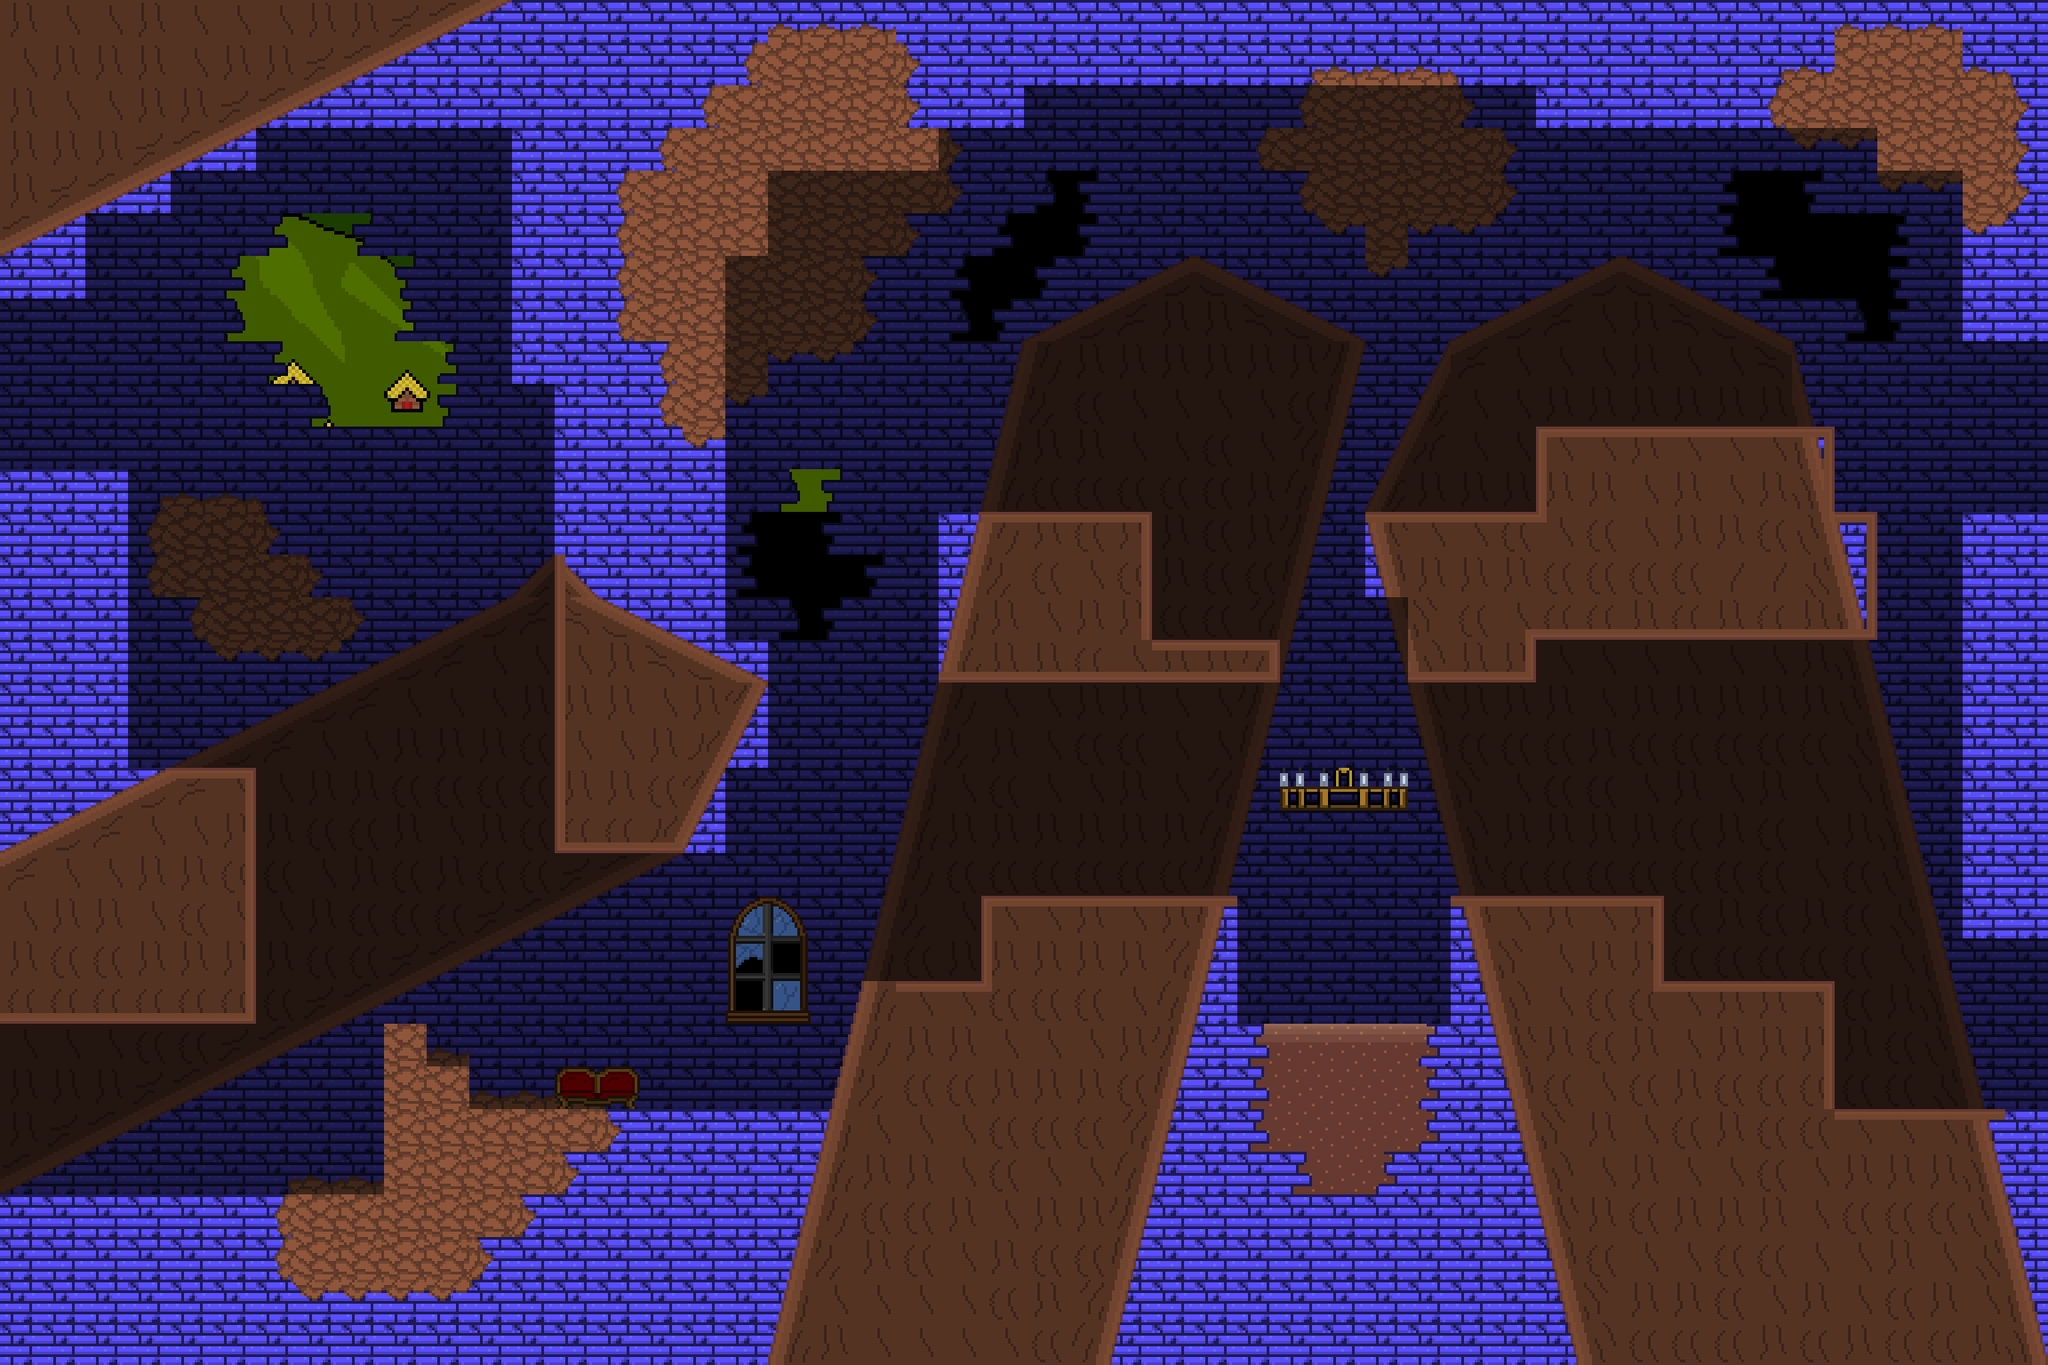

The image is a tile-based game level rendered from a .tmx file. Its description and source (layers, tilesets, objects; grid data summarised) follow:
An orthogonal 48x32 tile map with 48x48 px tiles, 4 tile layers (back_tiles, back_second, front, front_second), 4 tilesets, 3 image layers and 59 objects (7x HazardRockBlock, 5x EnemyClingCreature, 4x EnemyGroundedElemental, EnemyShieldMonster).

<map version="1.4" tiledversion="1.4.2" orientation="orthogonal" renderorder="right-down" width="48" height="32" tilewidth="48" tileheight="48" infinite="0" nextlayerid="23" nextobjectid="191">
 <properties>
  <property name="music" type="int" value="3" />
 </properties>
 <tileset firstgid="1" name="tileset01" tilewidth="48" tileheight="48" tilecount="176" columns="16">
  <image source="tilesets/tileset01.png" width="768" height="528" />
 </tileset>
 <tileset firstgid="177" name="tileset02" tilewidth="48" tileheight="48" tilecount="121" columns="11">
  <image source="tilesets/tileset02.png" width="528" height="528" />
 </tileset>
 <tileset firstgid="298" name="tileset03" tilewidth="48" tileheight="48" tilecount="306" columns="17">
  <image source="tilesets/tileset03.png" width="816" height="864" />
 </tileset>
 <tileset firstgid="604" name="objects" tilewidth="48" tileheight="48" tilecount="64" columns="8">
  <image source="objects.png" width="384" height="384" />
 </tileset>
 <imagelayer id="17" name="Image Layer 1">
  <image source="Backgrounds/ground_back.png" width="1024" height="576" />
 </imagelayer>
 <imagelayer id="18" name="Image Layer 2">
  <image source="Backgrounds/ground_far.png" width="1024" height="576" />
 </imagelayer>
 <imagelayer id="19" name="Image Layer 3">
  <image source="Backgrounds/ground_front.png" width="1024" height="576" />
 </imagelayer>
 <layer id="11" name="back_tiles" width="48" height="32">
  <properties>
   <property name="tileset" type="int" value="0" />
  </properties>
  <data>[1536 cells, 891 non-empty, 12 distinct tile ids]</data>
 </layer>
 <layer id="21" name="back_second" width="48" height="32">
  <properties>
   <property name="tileset" type="int" value="2" />
  </properties>
  <data>[1536 cells, 915 non-empty, 101 distinct tile ids]</data>
 </layer>
 <layer id="12" name="front" width="48" height="32">
  <properties>
   <property name="tileset" type="int" value="0" />
  </properties>
  <data>[1536 cells, 13 non-empty, 7 distinct tile ids]</data>
 </layer>
 <layer id="20" name="front_second" width="48" height="32">
  <properties>
   <property name="tileset" type="int" value="2" />
  </properties>
  <data>[1536 cells, 90 non-empty, 13 distinct tile ids]</data>
 </layer>
 <objectgroup color="#ffaa00" id="16" name="spawnpoints">
  <object id="105" x="2256" y="384" width="48" height="48">
   <properties>
    <property name="id" type="int" value="1" />
   </properties>
  </object>
  <object id="106" x="0" y="336" width="48" height="48">
   <properties>
    <property name="id" type="int" value="0" />
   </properties>
  </object>
  <object id="186" x="0" y="1152" width="48" height="48">
   <properties>
    <property name="id" type="int" value="2" />
   </properties>
  </object>
  <object id="188" x="2256" y="1056" width="48" height="48">
   <properties>
    <property name="id" type="int" value="3" />
   </properties>
  </object>
 </objectgroup>
 <objectgroup color="#aa00ff" id="22" name="checkpoints">
  <object id="190" x="2112" y="192" width="96" height="1056">
   <properties>
    <property name="room_id" type="int" value="32" />
    <property name="x" type="int" value="0" />
    <property name="y" type="int" value="1008" />
   </properties>
  </object>
 </objectgroup>
 <objectgroup id="14" name="objects">
  <object id="136" type="EnemyGroundedElemental" gid="620" x="1248" y="1008" width="48" height="48">
   <properties>
    <property name="color" type="int" value="1" />
   </properties>
  </object>
  <object id="139" type="EnemyShieldMonster" gid="624" x="768" y="1248" width="144" height="144" />
  <object id="165" type="EnemyGroundedElemental" gid="620" x="1968" y="1104" width="48" height="48">
   <properties>
    <property name="color" type="int" value="1" />
   </properties>
  </object>
  <object id="166" type="EnemyGroundedElemental" gid="620" x="1728" y="1008" width="48" height="48">
   <properties>
    <property name="color" type="int" value="1" />
   </properties>
  </object>
  <object id="167" type="EnemyClingCreature" gid="625" x="1440" y="864" width="48" height="48" />
  <object id="171" type="EnemyClingCreature" gid="625" x="2064" y="576" width="48" height="48" />
  <object id="172" type="EnemyClingCreature" gid="625" x="1584" y="576" width="48" height="48" />
  <object id="173" type="EnemyClingCreature" gid="625" x="1056" y="576" width="48" height="48" />
  <object id="174" type="EnemyClingCreature" gid="625" x="1392" y="720" width="48" height="48" />
  <object id="175" type="EnemyGroundedElemental" gid="620" x="192" y="864" width="48" height="48">
   <properties>
    <property name="color" type="int" value="1" />
   </properties>
  </object>
  <object id="176" type="HazardRockBlock" gid="613" x="288" y="1200" width="48" height="48" />
  <object id="177" type="HazardRockBlock" gid="613" x="336" y="1200" width="48" height="48" />
  <object id="178" type="HazardRockBlock" gid="613" x="384" y="1200" width="48" height="48" />
  <object id="179" type="HazardRockBlock" gid="613" x="384" y="1200" width="48" height="48" />
  <object id="180" type="HazardRockBlock" gid="613" x="384" y="1248" width="48" height="48" />
  <object id="181" type="HazardRockBlock" gid="613" x="336" y="1248" width="48" height="48" />
  <object id="182" type="HazardRockBlock" gid="613" x="288" y="1248" width="48" height="48" />
 </objectgroup>
 <objectgroup color="#0000ff" id="13" name="walls">
  <object id="47" x="0" y="0" width="96" height="336" />
  <object id="50" x="0" y="528" width="144" height="624" />
  <object id="52" x="96" y="0" width="96" height="240" />
  <object id="54" x="144" y="864" width="144" height="288" />
  <object id="82" x="432" y="1248" width="1872" height="288" />
  <object id="110" x="816" y="720" width="48" height="144" />
  <object id="111" x="0" y="1344" width="432" height="192" />
  <object id="112" x="288" y="0" width="288" height="144" />
  <object id="123" x="1152" y="0" width="576" height="96" />
  <object id="140" x="192" y="0" width="96" height="192" />
  <object id="141" x="624" y="0" width="192" height="960" />
  <object id="142" x="576" y="0" width="48" height="432" />
  <object id="143" x="432" y="1152" width="48" height="96" />
  <object id="144" x="480" y="1200" width="48" height="48" />
  <object id="145" x="960" y="1104" width="432" height="144" />
  <object id="146" x="1104" y="1008" width="288" height="96" />
  <object id="147" x="1392" y="1152" width="240" height="96" />
  <object id="148" x="1632" y="1008" width="240" height="240" />
  <object id="149" x="1872" y="1104" width="192" height="144" />
  <object id="150" x="2208" y="576" width="96" height="480" />
  <object id="151" x="2208" y="0" width="96" height="384" />
  <object id="152" x="2112" y="0" width="96" height="192" />
  <object id="153" x="1728" y="0" width="384" height="144" />
  <object id="155" x="816" y="0" width="48" height="288" />
  <object id="156" x="864" y="0" width="192" height="192" />
  <object id="157" x="1056" y="0" width="96" height="144" />
  <object id="158" x="1056" y="576" width="240" height="192" />
  <object id="159" x="1296" y="720" width="144" height="48" />
  <object id="160" x="1440" y="864" width="144" height="48" />
  <object id="161" x="1584" y="672" width="144" height="96" />
  <object id="162" x="1536" y="576" width="576" height="96" />
  <object id="163" x="1728" y="480" width="336" height="96" />
  <object id="164" x="1728" y="672" width="384" height="48" />
 </objectgroup>
 <objectgroup color="#00ff00" id="15" name="doors">
  <object id="104" x="2352" y="384" width="48" height="192">
   <properties>
    <property name="horizontal" type="bool" value="false" />
    <property name="id_point" type="int" value="0" />
    <property name="id_room" type="int" value="33" />
   </properties>
  </object>
  </objectgroup>
</map>
<!-- 3 of 59 objects omitted -->
